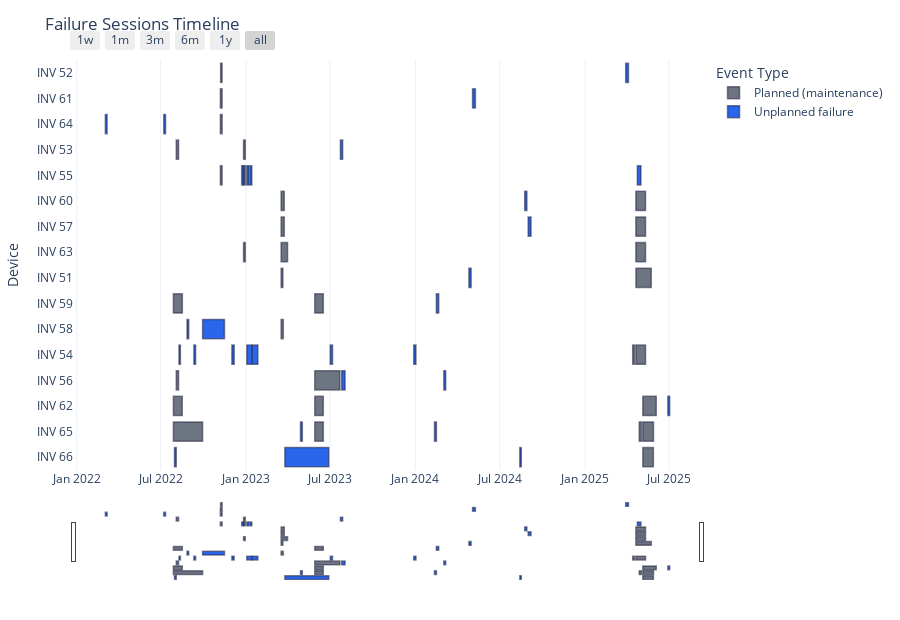

Notebook code cell kept with this figure:
### Code cell
failure_sessions.iloc[[5-2, 19-2, 41-2, 52-2], 4] = True
failure_sessions.iloc[[6, 19, 45], 4] = True
failure_sessions.iloc[[24, 34, 42, 53], 4] = True
failure_sessions.iloc[[0, 27, 32, 36, 46], 4] = True
failure_sessions.iloc[[2, 29,38,47,16], 4] = True
failure_sessions.iloc[[43, 56, 60], 4] = True
failure_sessions.iloc[[33, 41, 51], 4] = True
failure_sessions.iloc[[5, 23], 4] = True
failure_sessions.iloc[[15, 55], 4] = True
visualize_failure_timeline(failure_sessions)

### Figure 1 — Plotly figure (JSON) as saved in the notebook; plotly's stock layout.template omitted (floating-point values rounded to 4 significant figures; data arrays with more than 128 entries replaced by an {"elided": "..."} marker saying what was removed)
{"data": [{"alignmentgroup": "True", "base": ["2023-03-17T17:10:00", "2025-04-20T13:35:00", "2022-11-07T06:35:00", "2022-08-03T15:50:00", "2022-12-26T16:45:00", "2025-04-13T16:10:00", "2025-04-20T11:20:00", "2022-11-06T16:50:00", "2022-12-26T16:45:00", "2022-08-03T15:50:00", "2023-05-29T05:40:00", "2023-03-17T17:10:00", "2025-04-20T10:35:00", "2023-03-17T17:10:00", "2022-07-28T09:55:00", "2023-05-29T05:40:00", "2023-03-17T17:10:00", "2025-04-20T11:20:00", "2022-11-06T16:50:00", "2022-07-28T10:05:00", "2023-05-29T05:40:00", "2025-05-05T10:25:00", "2022-12-26T16:45:00", "2023-03-17T17:10:00", "2025-04-20T10:35:00", "2022-11-06T16:50:00", "2022-07-28T10:05:00", "2023-05-29T05:40:00", "2025-04-27T17:55:00", "2025-05-05T10:25:00", "2025-05-05T10:25:00"], "customdata": {"elided": "31x6 mixed values"}, "hovertemplate": "<b>%{y}</b><br>Session ID: %{customdata[0]}<br>Start: %{customdata[1]|%Y-%m-%d %H:%M}<br>End: %{customdata[2]|%Y-%m-%d %H:%M}<br>Duration (hrs): %{customdata[3]:.2f}<br>", "legendgroup": "Planned (maintenance)", "marker": {"color": "#6b7280", "line": {"color": "rgba(30,30,60,0.55)", "width": 1.5}, "pattern": {"shape": ""}}, "name": "Planned (maintenance)", "offsetgroup": "Planned (maintenance)", "opacity": 0.98, "orientation": "h", "showlegend": true, "textposition": "auto", "type": "bar", "x": [328200000, 2856300000, 271800000, 423900000, 318300000, 324000000, 1798500000, 323100000, 318000000, 423300000, 4681200000, 582900000, 1801200000, 402000000, 1667100000, 1585500000, 581100000, 1798500000, 324900000, 1651800000, 1586700000, 2507700000, 318300000, 1196700000, 1802400000, 325500000, 5436900000, 1586700000, 413100000, 1993500000, 1970700000], "xaxis": "x", "y": ["INV 51", "INV 51", "INV 52", "INV 53", "INV 53", "INV 54", "INV 54", "INV 55", "INV 55", "INV 56", "INV 56", "INV 57", "INV 57", "INV 58", "INV 59", "INV 59", "INV 60", "INV 60", "INV 61", "INV 62", "INV 62", "INV 62", "INV 63", "INV 63", "INV 63", "INV 64", "INV 65", "INV 65", "INV 65", "INV 65", "INV 66"], "yaxis": "y"}, {"alignmentgroup": "True", "base": ["2024-04-25T12:55:00", "2025-03-29T13:55:00", "2023-07-23T12:10:00", "2022-08-09T11:10:00", "2022-09-10T14:45:00", "2022-12-01T11:55:00", "2023-01-02T16:40:00", "2023-01-14T07:45:00", "2023-07-01T14:15:00", "2023-12-28T15:30:00", "2022-12-22T16:25:00", "2023-01-02T15:20:00", "2023-01-09T15:20:00", "2025-04-23T14:35:00", "2023-07-26T06:55:00", "2024-03-02T10:55:00", "2024-08-31T06:30:00", "2022-08-26T19:35:00", "2022-09-29T09:30:00", "2024-02-15T08:10:00", "2024-08-23T19:30:00", "2024-05-03T09:00:00", "2025-06-28T10:20:00", "2022-03-03T17:35:00", "2022-07-07T15:30:00", "2023-04-28T10:25:00", "2024-02-11T08:10:00", "2022-07-30T20:05:00", "2023-03-25T17:20:00", "2024-08-13T07:05:00"], "customdata": {"elided": "30x6 mixed values"}, "hovertemplate": "<b>%{y}</b><br>Session ID: %{customdata[0]}<br>Start: %{customdata[1]|%Y-%m-%d %H:%M}<br>End: %{customdata[2]|%Y-%m-%d %H:%M}<br>Duration (hrs): %{customdata[3]:.2f}<br>", "legendgroup": "Unplanned failure", "marker": {"color": "#2563eb", "line": {"color": "rgba(30,30,60,0.55)", "width": 1.5}, "pattern": {"shape": ""}}, "name": "Unplanned failure", "offsetgroup": "Unplanned failure", "opacity": 0.98, "orientation": "h", "showlegend": true, "textposition": "auto", "type": "bar", "x": [414300000, 513300000, 417300000, 261000000, 320400000, 427500000, 931200000, 1055400000, 422700000, 408900000, 324300000, 411600000, 333000000, 671400000, 626700000, 344100000, 535200000, 307800000, 4071300000, 439800000, 406200000, 532200000, 335700000, 324900000, 333600000, 343800000, 359100000, 321300000, 8181900000, 276600000], "xaxis": "x", "y": ["INV 51", "INV 52", "INV 53", "INV 54", "INV 54", "INV 54", "INV 54", "INV 54", "INV 54", "INV 54", "INV 55", "INV 55", "INV 55", "INV 55", "INV 56", "INV 56", "INV 57", "INV 58", "INV 58", "INV 59", "INV 60", "INV 61", "INV 62", "INV 64", "INV 64", "INV 65", "INV 65", "INV 66", "INV 66", "INV 66"], "yaxis": "y"}], "layout": {"bargap": 0.25, "barmode": "overlay", "height": 620, "legend": {"title": {"text": "Event Type"}, "tracegroupgap": 0}, "margin": {"b": 40, "l": 70, "r": 30, "t": 60}, "title": {"text": "Failure Sessions Timeline"}, "xaxis": {"anchor": "y", "domain": [0, 1], "rangeselector": {"buttons": [{"count": 7, "label": "1w", "step": "day", "stepmode": "backward"}, {"count": 1, "label": "1m", "step": "month", "stepmode": "backward"}, {"count": 3, "label": "3m", "step": "month", "stepmode": "backward"}, {"count": 6, "label": "6m", "step": "month", "stepmode": "backward"}, {"count": 1, "label": "1y", "step": "year", "stepmode": "backward"}, {"step": "all"}]}, "rangeslider": {"visible": true}, "showgrid": true, "type": "date"}, "yaxis": {"anchor": "x", "autorange": "reversed", "categoryarray": ["INV 52", "INV 61", "INV 64", "INV 53", "INV 55", "INV 60", "INV 57", "INV 63", "INV 51", "INV 59", "INV 58", "INV 54", "INV 56", "INV 62", "INV 65", "INV 66"], "categoryorder": "array", "domain": [0, 1], "title": {"text": "Device"}}}}
